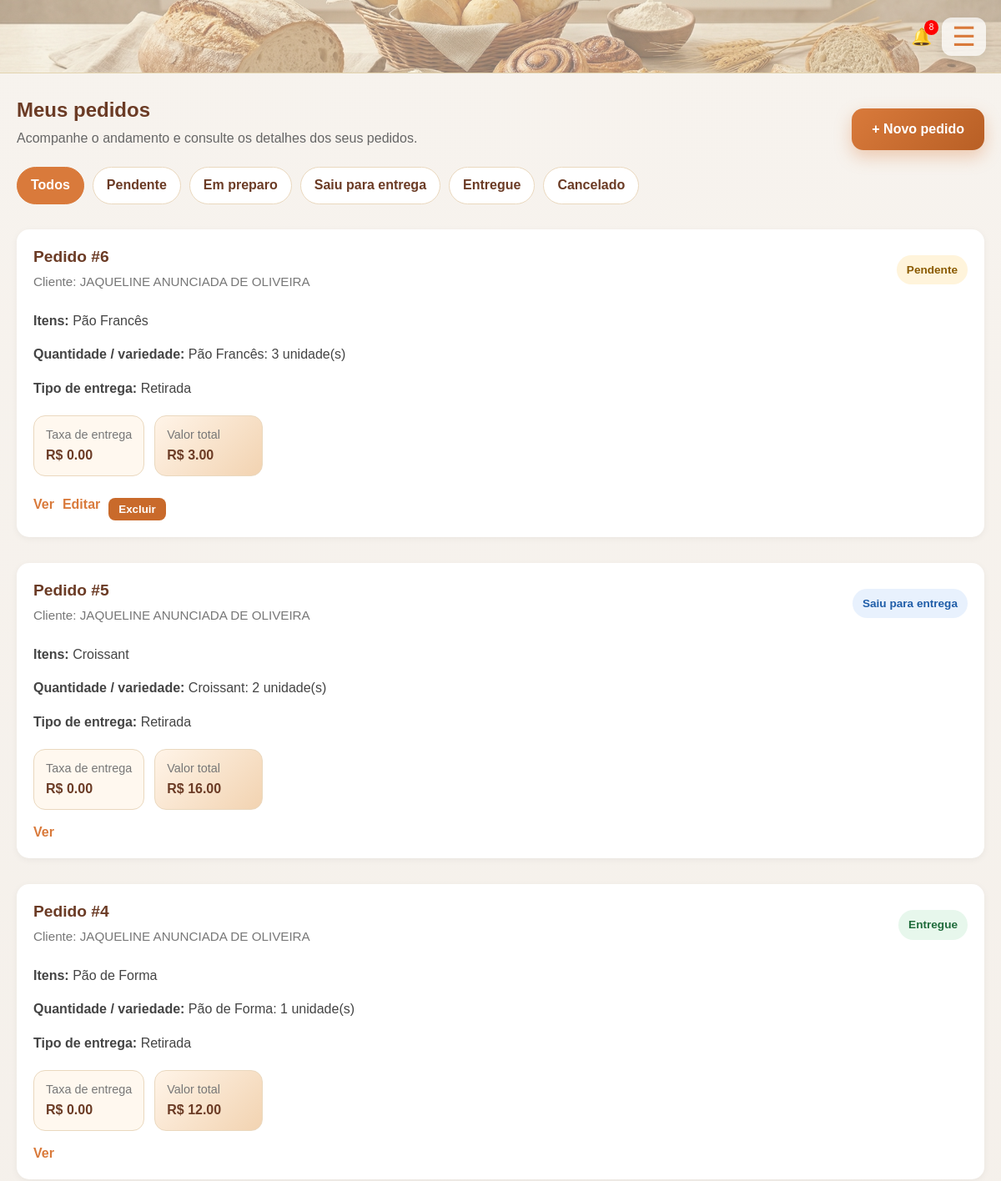
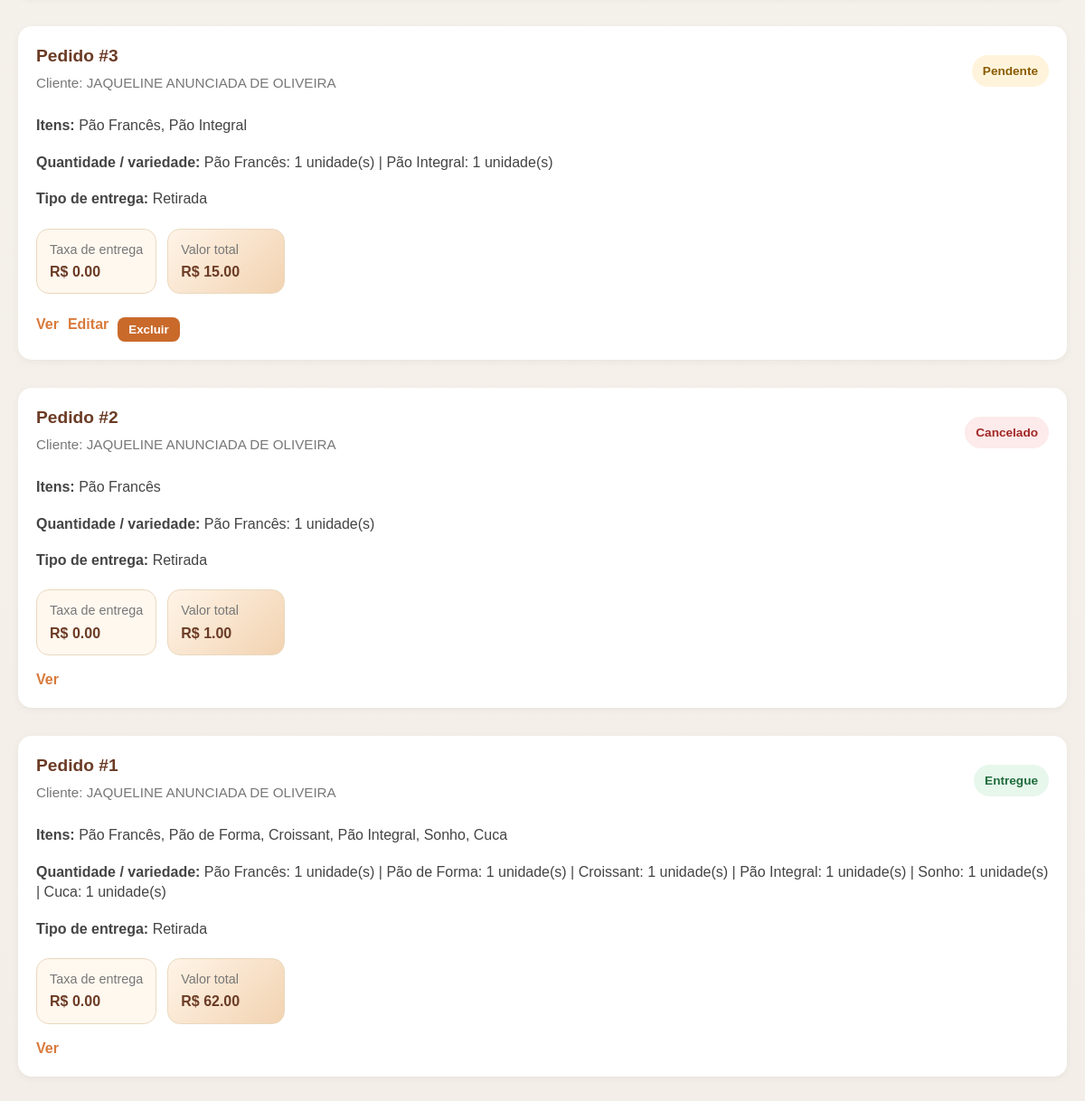
/ (signed in), run on the app's committed database (2 pictures, top to bottom).
### tables this page shows
CREATE TABLE pedidos (
    id INTEGER PRIMARY KEY AUTOINCREMENT,
    usuario_id INTEGER,
    cliente TEXT NOT NULL,
    descricao TEXT NOT NULL,
    quantidade_variedade TEXT NOT NULL,
    status TEXT NOT NULL DEFAULT 'Pendente',
    tipo_entrega TEXT NOT NULL DEFAULT 'Retirada',
    taxa_entrega REAL NOT NULL DEFAULT 0,
    valor_total REAL NOT NULL DEFAULT 0,
    prioridade TEXT NOT NULL DEFAULT 'Média',
    criado_em TIMESTAMP DEFAULT CURRENT_TIMESTAMP,
    FOREIGN KEY (usuario_id) REFERENCES usuarios(id)
);

### app.py (the view)
@app.route("/")
@login_required
def index():
    status = request.args.get("status", "")
    conn = get_connection()
    if status:
        pedidos = conn.execute(
            """
            SELECT * FROM pedidos
            WHERE usuario_id = ? AND status = ?
            ORDER BY id DESC
            """,
            (session["usuario_id"], status)
        ).fetchall()
    else:
        pedidos = conn.execute(
            """
            SELECT * FROM pedidos
            WHERE usuario_id = ?
            ORDER BY id DESC
            """,
            (session["usuario_id"],)
        ).fetchall()
    conn.close()
    return render_template("index.html", pedidos=pedidos, status=status)

### app.py (called while the page is built)
def get_connection():
    conn = sqlite3.connect(DB_NAME)
    conn.row_factory = sqlite3.Row
    return conn

def login_required(func):
    @wraps(func)
    def wrapper(*args, **kwargs):
        if "usuario_id" not in session:
            flash("Faça login para acessar.", "error")
            return redirect(url_for("login"))
        return func(*args, **kwargs)
    return wrapper

def get_notificacoes(usuario_id):
    conn = get_connection()
    notificacoes = conn.execute("""
        SELECT * FROM notificacoes
        WHERE usuario_id = ?
        ORDER BY criada_em DESC
        LIMIT 5
    """, (usuario_id,)).fetchall()
    nao_lidas = conn.execute("""
        SELECT COUNT(*) as total
        FROM notificacoes
        WHERE usuario_id = ? AND lida = 0
    """, (usuario_id,)).fetchone()["total"]
    conn.close()
    return notificacoes, nao_lidas

@app.context_processor
def inject_notificacoes():
    if "usuario_id" in session:
        notificacoes, nao_lidas = get_notificacoes(session["usuario_id"])
        return dict(notificacoes=notificacoes, nao_lidas=nao_lidas)
    return dict(notificacoes=[], nao_lidas=0)

### templates/index.html (shortened to what this page needs)
{% extends "base.html" %}
{% block content %}
<main class="pagina-conteudo pagina-pedidos">
  <section class="painel-topo">
    <div>
      <h1>Meus pedidos</h1>
      <p>Acompanhe o andamento e consulte os detalhes dos seus pedidos.</p>
    </div>
    <a href="{{ url_for('novo') }}" class="btn-banner">+ Novo pedido</a>
  </section>
  <section class="filtros-status">
    <a href="{{ url_for('index') }}" class="filtro {% if not status %}ativo{% endif %}">Todos</a>
    <a href="{{ url_for('index', status='Pendente') }}" class="filtro {% if status == 'Pendente' %}ativo{% endif %}">Pendente</a>
    <a href="{{ url_for('index', status='Em preparo') }}" class="filtro {% if status == 'Em preparo' %}ativo{% endif %}">Em preparo</a>
    <a href="{{ url_for('index', status='Saiu para entrega') }}" class="filtro {% if status == 'Saiu para entrega' %}ativo{% endif %}">Saiu para entrega</a>
    <a href="{{ url_for('index', status='Entregue') }}" class="filtro {% if status == 'Entregue' %}ativo{% endif %}">Entregue</a>
    <a href="{{ url_for('index', status='Cancelado') }}" class="filtro {% if status == 'Cancelado' %}ativo{% endif %}">Cancelado</a>
  </section>
  {% if pedidos %}
    <section class="lista-pedidos">
      {% for pedido in pedidos %}
        <article class="pedido-card">
          <div class="pedido-card-topo">
            <div>
              <h2>Pedido #{{ pedido["id"] }}</h2>
              <p class="pedido-card-sub">Cliente: {{ pedido["cliente"] }}</p>
            </div>
            <span class="status-badge status-{{ pedido['status']|lower|replace(' ', '-') }}">
              {{ pedido["status"] }}
            </span>
          </div>
          <div class="pedido-info">
            <p><strong>Itens:</strong> {{ pedido["descricao"] }}</p>
            <p><strong>Quantidade / variedade:</strong> {{ pedido["quantidade_variedade"] }}</p>
            <p><strong>Tipo de entrega:</strong> {{ pedido["tipo_entrega"] }}</p>
          </div>
          <div class="pedido-resumo-financeiro">
            <div class="resumo-mini">
              <span>Taxa de entrega</span>
              <strong>R$ {{ "%.2f"|format(pedido["taxa_entrega"]) }}</strong>
            </div>
            <div class="resumo-mini destaque">
              <span>Valor total</span>
              <strong>R$ {{ "%.2f"|format(pedido["valor_total"]) }}</strong>
            </div>
          </div>
          <div class="pedido-acoes">
            <a href="{{ url_for('ver', pedido_id=pedido['id']) }}" class="acao-link">Ver</a>
            {% if pedido["status"] == "Pendente" %}
              <a href="{{ url_for('editar', pedido_id=pedido['id']) }}" class="acao-link">Editar</a>
              <form method="post"
                    action="{{ url_for('excluir', pedido_id=pedido['id']) }}"
                    onsubmit="return confirm('Excluir este pedido?');">
                <button type="submit" class="btn-excluir">Excluir</button>
              </form>
            {% endif %}
          </div>
        </article>
      {% endfor %}
    </section>
  {% else %}
    <section class="vazio">
      <h2>Nenhum pedido encontrado</h2>
      <p>Você ainda não tem pedidos nesse filtro.</p>
      <a href="{{ url_for('novo') }}" class="btn-banner">Criar pedido</a>
    </section>
  {% endif %}
</main>
{% endblock %}

### templates/base.html (shortened to what this page needs)
<!DOCTYPE html>
<html lang="pt-br">
<head>
  <link rel="stylesheet" href="{{ url_for('static', filename='style.css') }}">
</head>
<body>
<header class="topo-mobile">
  <div class="topo-inner">
    <div class="topo-acoes">
      {% if session.get('usuario_id') %}
      <div class="notificacao">
        🔔
        {% if nao_lidas > 0 %}
          <span class="badge">{{ nao_lidas }}</span>
        {% endif %}
      </div>
      {% endif %}
      <button class="menu-btn" onclick="abrirMenu()">☰</button>
    </div>
  </div>
</header>
<main class="pagina-conteudo">
  {% block content %}{% endblock %}
</main>
</body>
</html>

### data on the page
pedidos: id "6", cliente "JAQUELINE ANUNCIADA DE OLIVEIRA", status "Pendente", descricao "Pão Francês", quantidade_variedade "Pão Francês: 3 unidade(s)", tipo_entrega "Retirada", taxa_entrega "0.00", valor_total "3.00"
pedidos: id "5", cliente "JAQUELINE ANUNCIADA DE OLIVEIRA", status "Saiu para entrega", descricao "Croissant", quantidade_variedade "Croissant: 2 unidade(s)", tipo_entrega "Retirada", taxa_entrega "0.00", valor_total "16.00"
pedidos: id "4", cliente "JAQUELINE ANUNCIADA DE OLIVEIRA", status "Entregue", descricao "Pão de Forma", quantidade_variedade "Pão de Forma: 1 unidade(s)", tipo_entrega "Retirada", taxa_entrega "0.00", valor_total "12.00"
pedidos: id "3", cliente "JAQUELINE ANUNCIADA DE OLIVEIRA", status "Pendente", descricao "Pão Francês, Pão Integral", quantidade_variedade "Pão Francês: 1 unidade(s) | Pão Integral: 1 unidade(s)", tipo_entrega "Retirada", taxa_entrega "0.00", valor_total "15.00"
pedidos: id "2", cliente "JAQUELINE ANUNCIADA DE OLIVEIRA", status "Cancelado", descricao "Pão Francês", quantidade_variedade "Pão Francês: 1 unidade(s)", tipo_entrega "Retirada", taxa_entrega "0.00", valor_total "1.00"
pedidos: id "1", cliente "JAQUELINE ANUNCIADA DE OLIVEIRA", status "Entregue", descricao "Pão Francês, Pão de Forma, Croissant, Pão Integral, Sonho, Cuca", quantidade_variedade "Pão Francês: 1 unidade(s) | Pão de Forma: 1 unidade(s) | Croissant: 1 unidade(s) | Pão Integral: 1 unidade(s) | Sonho: 1 unidade(s) | Cuca: 1 unidade(s)", tipo_entrega "Retirada", taxa_entrega "0.00", valor_total "62.00"

### other printed values
{{ nao_lidas }} "8"
